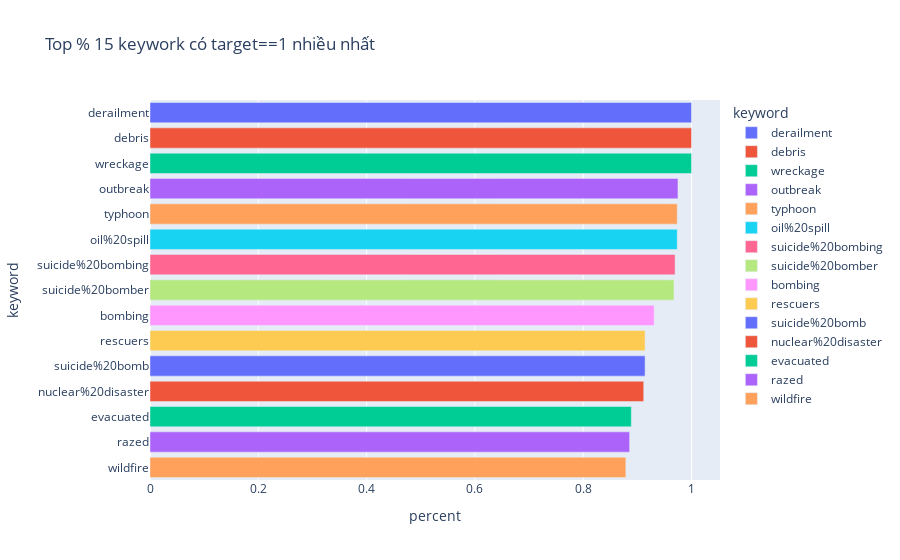
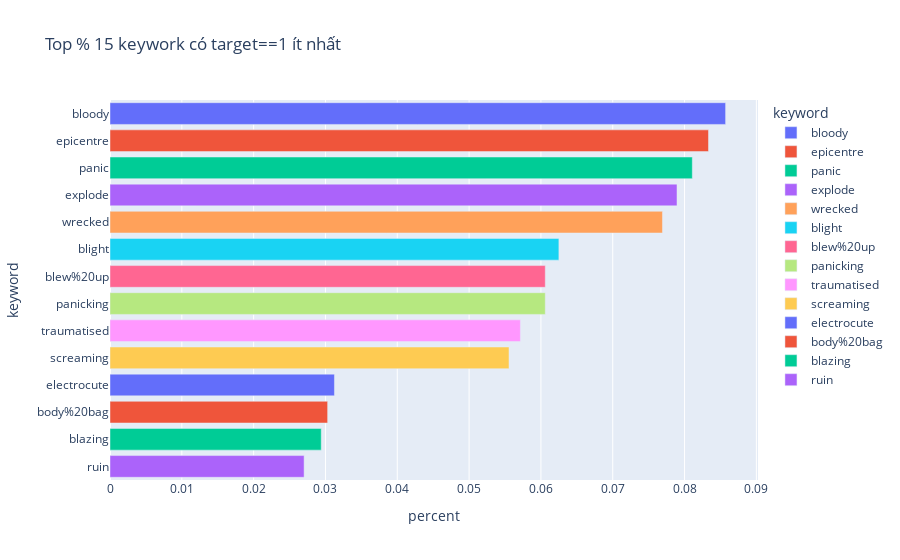

Notebook cell for these charts, in order:
### Code cell
fig = px.bar(percent[:15], x="percent", y='keyword',color="keyword",orientation='h',title="Top % 15 keywork có target==1 nhiều nhất")
fig.show()
fig = px.bar(percent[-15:-1], x="percent", y='keyword',color="keyword",orientation='h',title="Top % 15 keywork có target==1 ít nhất")
fig.show()

### Figure 1 — Plotly figure (JSON) as saved in the notebook; plotly's stock layout.template omitted (floating-point values rounded to 4 significant figures)
{"data": [{"alignmentgroup": "True", "hovertemplate": "keyword=%{y}<br>percent=%{x}<extra></extra>", "legendgroup": "derailment", "marker": {"color": "#636efa", "pattern": {"shape": ""}}, "name": "derailment", "offsetgroup": "derailment", "orientation": "h", "showlegend": true, "textposition": "auto", "type": "bar", "x": [1], "xaxis": "x", "y": ["derailment"], "yaxis": "y"}, {"alignmentgroup": "True", "hovertemplate": "keyword=%{y}<br>percent=%{x}<extra></extra>", "legendgroup": "debris", "marker": {"color": "#EF553B", "pattern": {"shape": ""}}, "name": "debris", "offsetgroup": "debris", "orientation": "h", "showlegend": true, "textposition": "auto", "type": "bar", "x": [1], "xaxis": "x", "y": ["debris"], "yaxis": "y"}, {"alignmentgroup": "True", "hovertemplate": "keyword=%{y}<br>percent=%{x}<extra></extra>", "legendgroup": "wreckage", "marker": {"color": "#00cc96", "pattern": {"shape": ""}}, "name": "wreckage", "offsetgroup": "wreckage", "orientation": "h", "showlegend": true, "textposition": "auto", "type": "bar", "x": [1], "xaxis": "x", "y": ["wreckage"], "yaxis": "y"}, {"alignmentgroup": "True", "hovertemplate": "keyword=%{y}<br>percent=%{x}<extra></extra>", "legendgroup": "outbreak", "marker": {"color": "#ab63fa", "pattern": {"shape": ""}}, "name": "outbreak", "offsetgroup": "outbreak", "orientation": "h", "showlegend": true, "textposition": "auto", "type": "bar", "x": [0.975], "xaxis": "x", "y": ["outbreak"], "yaxis": "y"}, {"alignmentgroup": "True", "hovertemplate": "keyword=%{y}<br>percent=%{x}<extra></extra>", "legendgroup": "typhoon", "marker": {"color": "#FFA15A", "pattern": {"shape": ""}}, "name": "typhoon", "offsetgroup": "typhoon", "orientation": "h", "showlegend": true, "textposition": "auto", "type": "bar", "x": [0.9737], "xaxis": "x", "y": ["typhoon"], "yaxis": "y"}, {"alignmentgroup": "True", "hovertemplate": "keyword=%{y}<br>percent=%{x}<extra></extra>", "legendgroup": "oil%20spill", "marker": {"color": "#19d3f3", "pattern": {"shape": ""}}, "name": "oil%20spill", "offsetgroup": "oil%20spill", "orientation": "h", "showlegend": true, "textposition": "auto", "type": "bar", "x": [0.9737], "xaxis": "x", "y": ["oil%20spill"], "yaxis": "y"}, {"alignmentgroup": "True", "hovertemplate": "keyword=%{y}<br>percent=%{x}<extra></extra>", "legendgroup": "suicide%20bombing", "marker": {"color": "#FF6692", "pattern": {"shape": ""}}, "name": "suicide%20bombing", "offsetgroup": "suicide%20bombing", "orientation": "h", "showlegend": true, "textposition": "auto", "type": "bar", "x": [0.9697], "xaxis": "x", "y": ["suicide%20bombing"], "yaxis": "y"}, {"alignmentgroup": "True", "hovertemplate": "keyword=%{y}<br>percent=%{x}<extra></extra>", "legendgroup": "suicide%20bomber", "marker": {"color": "#B6E880", "pattern": {"shape": ""}}, "name": "suicide%20bomber", "offsetgroup": "suicide%20bomber", "orientation": "h", "showlegend": true, "textposition": "auto", "type": "bar", "x": [0.9677], "xaxis": "x", "y": ["suicide%20bomber"], "yaxis": "y"}, {"alignmentgroup": "True", "hovertemplate": "keyword=%{y}<br>percent=%{x}<extra></extra>", "legendgroup": "bombing", "marker": {"color": "#FF97FF", "pattern": {"shape": ""}}, "name": "bombing", "offsetgroup": "bombing", "orientation": "h", "showlegend": true, "textposition": "auto", "type": "bar", "x": [0.931], "xaxis": "x", "y": ["bombing"], "yaxis": "y"}, {"alignmentgroup": "True", "hovertemplate": "keyword=%{y}<br>percent=%{x}<extra></extra>", "legendgroup": "rescuers", "marker": {"color": "#FECB52", "pattern": {"shape": ""}}, "name": "rescuers", "offsetgroup": "rescuers", "orientation": "h", "showlegend": true, "textposition": "auto", "type": "bar", "x": [0.9143], "xaxis": "x", "y": ["rescuers"], "yaxis": "y"}, {"alignmentgroup": "True", "hovertemplate": "keyword=%{y}<br>percent=%{x}<extra></extra>", "legendgroup": "suicide%20bomb", "marker": {"color": "#636efa", "pattern": {"shape": ""}}, "name": "suicide%20bomb", "offsetgroup": "suicide%20bomb", "orientation": "h", "showlegend": true, "textposition": "auto", "type": "bar", "x": [0.9143], "xaxis": "x", "y": ["suicide%20bomb"], "yaxis": "y"}, {"alignmentgroup": "True", "hovertemplate": "keyword=%{y}<br>percent=%{x}<extra></extra>", "legendgroup": "nuclear%20disaster", "marker": {"color": "#EF553B", "pattern": {"shape": ""}}, "name": "nuclear%20disaster", "offsetgroup": "nuclear%20disaster", "orientation": "h", "showlegend": true, "textposition": "auto", "type": "bar", "x": [0.9118], "xaxis": "x", "y": ["nuclear%20disaster"], "yaxis": "y"}, {"alignmentgroup": "True", "hovertemplate": "keyword=%{y}<br>percent=%{x}<extra></extra>", "legendgroup": "evacuated", "marker": {"color": "#00cc96", "pattern": {"shape": ""}}, "name": "evacuated", "offsetgroup": "evacuated", "orientation": "h", "showlegend": true, "textposition": "auto", "type": "bar", "x": [0.8889], "xaxis": "x", "y": ["evacuated"], "yaxis": "y"}, {"alignmentgroup": "True", "hovertemplate": "keyword=%{y}<br>percent=%{x}<extra></extra>", "legendgroup": "razed", "marker": {"color": "#ab63fa", "pattern": {"shape": ""}}, "name": "razed", "offsetgroup": "razed", "orientation": "h", "showlegend": true, "textposition": "auto", "type": "bar", "x": [0.8857], "xaxis": "x", "y": ["razed"], "yaxis": "y"}, {"alignmentgroup": "True", "hovertemplate": "keyword=%{y}<br>percent=%{x}<extra></extra>", "legendgroup": "wildfire", "marker": {"color": "#FFA15A", "pattern": {"shape": ""}}, "name": "wildfire", "offsetgroup": "wildfire", "orientation": "h", "showlegend": true, "textposition": "auto", "type": "bar", "x": [0.8788], "xaxis": "x", "y": ["wildfire"], "yaxis": "y"}], "layout": {"barmode": "relative", "legend": {"title": {"text": "keyword"}, "tracegroupgap": 0}, "title": {"text": "Top % 15 keywork có target==1 nhiều nhất"}, "xaxis": {"anchor": "y", "domain": [0, 1], "title": {"text": "percent"}}, "yaxis": {"anchor": "x", "categoryarray": ["wildfire", "razed", "evacuated", "nuclear%20disaster", "suicide%20bomb", "rescuers", "bombing", "suicide%20bomber", "suicide%20bombing", "oil%20spill", "typhoon", "outbreak", "wreckage", "debris", "derailment"], "categoryorder": "array", "domain": [0, 1], "title": {"text": "keyword"}}}}

### Figure 2 — Plotly figure (JSON) as saved in the notebook; plotly's stock layout.template omitted (floating-point values rounded to 4 significant figures)
{"data": [{"alignmentgroup": "True", "hovertemplate": "keyword=%{y}<br>percent=%{x}<extra></extra>", "legendgroup": "bloody", "marker": {"color": "#636efa", "pattern": {"shape": ""}}, "name": "bloody", "offsetgroup": "bloody", "orientation": "h", "showlegend": true, "textposition": "auto", "type": "bar", "x": [0.08571], "xaxis": "x", "y": ["bloody"], "yaxis": "y"}, {"alignmentgroup": "True", "hovertemplate": "keyword=%{y}<br>percent=%{x}<extra></extra>", "legendgroup": "epicentre", "marker": {"color": "#EF553B", "pattern": {"shape": ""}}, "name": "epicentre", "offsetgroup": "epicentre", "orientation": "h", "showlegend": true, "textposition": "auto", "type": "bar", "x": [0.08333], "xaxis": "x", "y": ["epicentre"], "yaxis": "y"}, {"alignmentgroup": "True", "hovertemplate": "keyword=%{y}<br>percent=%{x}<extra></extra>", "legendgroup": "panic", "marker": {"color": "#00cc96", "pattern": {"shape": ""}}, "name": "panic", "offsetgroup": "panic", "orientation": "h", "showlegend": true, "textposition": "auto", "type": "bar", "x": [0.08108], "xaxis": "x", "y": ["panic"], "yaxis": "y"}, {"alignmentgroup": "True", "hovertemplate": "keyword=%{y}<br>percent=%{x}<extra></extra>", "legendgroup": "explode", "marker": {"color": "#ab63fa", "pattern": {"shape": ""}}, "name": "explode", "offsetgroup": "explode", "orientation": "h", "showlegend": true, "textposition": "auto", "type": "bar", "x": [0.07895], "xaxis": "x", "y": ["explode"], "yaxis": "y"}, {"alignmentgroup": "True", "hovertemplate": "keyword=%{y}<br>percent=%{x}<extra></extra>", "legendgroup": "wrecked", "marker": {"color": "#FFA15A", "pattern": {"shape": ""}}, "name": "wrecked", "offsetgroup": "wrecked", "orientation": "h", "showlegend": true, "textposition": "auto", "type": "bar", "x": [0.07692], "xaxis": "x", "y": ["wrecked"], "yaxis": "y"}, {"alignmentgroup": "True", "hovertemplate": "keyword=%{y}<br>percent=%{x}<extra></extra>", "legendgroup": "blight", "marker": {"color": "#19d3f3", "pattern": {"shape": ""}}, "name": "blight", "offsetgroup": "blight", "orientation": "h", "showlegend": true, "textposition": "auto", "type": "bar", "x": [0.0625], "xaxis": "x", "y": ["blight"], "yaxis": "y"}, {"alignmentgroup": "True", "hovertemplate": "keyword=%{y}<br>percent=%{x}<extra></extra>", "legendgroup": "blew%20up", "marker": {"color": "#FF6692", "pattern": {"shape": ""}}, "name": "blew%20up", "offsetgroup": "blew%20up", "orientation": "h", "showlegend": true, "textposition": "auto", "type": "bar", "x": [0.06061], "xaxis": "x", "y": ["blew%20up"], "yaxis": "y"}, {"alignmentgroup": "True", "hovertemplate": "keyword=%{y}<br>percent=%{x}<extra></extra>", "legendgroup": "panicking", "marker": {"color": "#B6E880", "pattern": {"shape": ""}}, "name": "panicking", "offsetgroup": "panicking", "orientation": "h", "showlegend": true, "textposition": "auto", "type": "bar", "x": [0.06061], "xaxis": "x", "y": ["panicking"], "yaxis": "y"}, {"alignmentgroup": "True", "hovertemplate": "keyword=%{y}<br>percent=%{x}<extra></extra>", "legendgroup": "traumatised", "marker": {"color": "#FF97FF", "pattern": {"shape": ""}}, "name": "traumatised", "offsetgroup": "traumatised", "orientation": "h", "showlegend": true, "textposition": "auto", "type": "bar", "x": [0.05714], "xaxis": "x", "y": ["traumatised"], "yaxis": "y"}, {"alignmentgroup": "True", "hovertemplate": "keyword=%{y}<br>percent=%{x}<extra></extra>", "legendgroup": "screaming", "marker": {"color": "#FECB52", "pattern": {"shape": ""}}, "name": "screaming", "offsetgroup": "screaming", "orientation": "h", "showlegend": true, "textposition": "auto", "type": "bar", "x": [0.05556], "xaxis": "x", "y": ["screaming"], "yaxis": "y"}, {"alignmentgroup": "True", "hovertemplate": "keyword=%{y}<br>percent=%{x}<extra></extra>", "legendgroup": "electrocute", "marker": {"color": "#636efa", "pattern": {"shape": ""}}, "name": "electrocute", "offsetgroup": "electrocute", "orientation": "h", "showlegend": true, "textposition": "auto", "type": "bar", "x": [0.03125], "xaxis": "x", "y": ["electrocute"], "yaxis": "y"}, {"alignmentgroup": "True", "hovertemplate": "keyword=%{y}<br>percent=%{x}<extra></extra>", "legendgroup": "body%20bag", "marker": {"color": "#EF553B", "pattern": {"shape": ""}}, "name": "body%20bag", "offsetgroup": "body%20bag", "orientation": "h", "showlegend": true, "textposition": "auto", "type": "bar", "x": [0.0303], "xaxis": "x", "y": ["body%20bag"], "yaxis": "y"}, {"alignmentgroup": "True", "hovertemplate": "keyword=%{y}<br>percent=%{x}<extra></extra>", "legendgroup": "blazing", "marker": {"color": "#00cc96", "pattern": {"shape": ""}}, "name": "blazing", "offsetgroup": "blazing", "orientation": "h", "showlegend": true, "textposition": "auto", "type": "bar", "x": [0.02941], "xaxis": "x", "y": ["blazing"], "yaxis": "y"}, {"alignmentgroup": "True", "hovertemplate": "keyword=%{y}<br>percent=%{x}<extra></extra>", "legendgroup": "ruin", "marker": {"color": "#ab63fa", "pattern": {"shape": ""}}, "name": "ruin", "offsetgroup": "ruin", "orientation": "h", "showlegend": true, "textposition": "auto", "type": "bar", "x": [0.02703], "xaxis": "x", "y": ["ruin"], "yaxis": "y"}], "layout": {"barmode": "relative", "legend": {"title": {"text": "keyword"}, "tracegroupgap": 0}, "title": {"text": "Top % 15 keywork có target==1 ít nhất"}, "xaxis": {"anchor": "y", "domain": [0, 1], "title": {"text": "percent"}}, "yaxis": {"anchor": "x", "categoryarray": ["ruin", "blazing", "body%20bag", "electrocute", "screaming", "traumatised", "panicking", "blew%20up", "blight", "wrecked", "explode", "panic", "epicentre", "bloody"], "categoryorder": "array", "domain": [0, 1], "title": {"text": "keyword"}}}}
